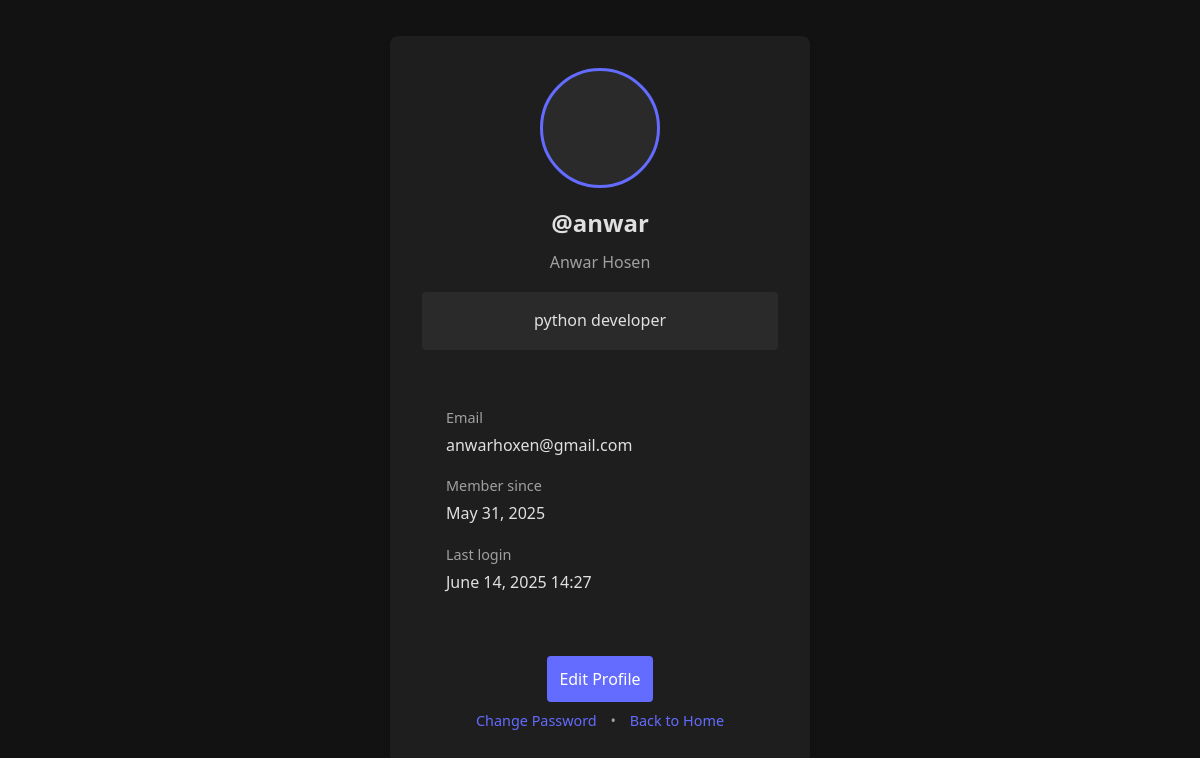
The app's page /user/profile/ (signed in) with its own data.
### user/models.py (models this page shows)
class User(AbstractUser):
    avatar = models.ImageField(upload_to='avatars/', null=True, blank=True)
    bio = models.CharField(max_length=200, null=True, blank=True)

### user/views.py (the view)
# urls.py: path('profile/', views.user_profile, name='profile'),
@login_required
def user_profile(request):
    return render(request, 'user/profile.html')

### user/templates/user/profile.html
{% extends 'user_base.html' %}
{% block user_content %}
<div class="auth-card">
    <div class="profile-header">
        {% if user.avatar %}
            <img src="{{ user.avatar.url }}" class="profile-avatar">
        {% else %}
            <div class="profile-avatar" style="background-color: var(--input-bg);"></div>
        {% endif %}
        <h1 class="profile-username">@{{ user.username }}</h1>
        {% if user.first_name or user.last_name %}
            <div class="profile-name">
                {{ user.first_name }} {{ user.last_name }}
            </div>
        {% endif %}
        {% if user.bio %}
            <div class="profile-bio">{{ user.bio }}</div>
        {% endif %}
    </div>
    <div class="profile-details">
        <div class="detail-item">
            <div class="detail-label">Email</div>
            <div class="detail-value">{{ user.email }}</div>
        </div>
        <div class="detail-item">
            <div class="detail-label">Member since</div>
            <div class="detail-value">{{ user.date_joined|date:"F j, Y" }}</div>
        </div>
        {% if user.last_login %}
            <div class="detail-item">
                <div class="detail-label">Last login</div>
                <div class="detail-value">{{ user.last_login|date:"F j, Y H:i" }}</div>
            </div>
        {% endif %}
    </div>
    <div class="auth-footer" style="margin-top: 2rem;">
        <a href="{% url 'update_profile' %}" class="auth-btn">Edit Profile</a>
        <div style="margin-top: 1rem;">
            <a href="{% url 'password_change' %}" class="auth-link">Change Password</a>
            <span style="margin: 0 10px;">•</span>
            <a href="{% url 'home' %}" class="auth-link">Back to Home</a>
        </div>
    </div>
</div>
{% endblock user_content %}

### user/static/user/css/auth_user_styles.css (style rules this page uses)
:root { --bg-color: #121212; --card-bg: #1e1e1e; --text-primary: #e0e0e0; --text-secondary: #a0a0a0; --primary: #646cff; --primary-hover: #535bf2; --error: #ff4d4d; --border: #333; --input-bg: #2a2a2a; }
* { box-sizing: border-box; margin: 0; padding: 0; }
body { background-color: var(--bg-color); color: var(--text-primary); font-family: 'Segoe UI', Tahoma, Geneva, Verdana, sans-serif; line-height: 1.6; display: flex; justify-content: center; align-items: center; min-height: 100vh; padding: 1rem; }
.auth-card { background-color: var(--card-bg); border-radius: 8px; box-shadow: 0 4px 6px rgba(0, 0, 0, 0.1); width: 100%; max-width: 420px; padding: 2rem; }
.auth-btn { width: 100%; padding: 0.75rem; background-color: var(--primary); color: white; border: none; border-radius: 4px; font-size: 1rem; font-weight: 500; cursor: pointer; margin-top: 0.5rem; }
.auth-footer { text-align: center; margin-top: 1.5rem; font-size: 0.9rem; color: var(--text-secondary); }
.auth-footer a { text-decoration: none; }
.auth-link { color: var(--primary); text-decoration: none; }
.profile-header { text-align: center; margin-bottom: 2rem; }
.profile-avatar { width: 120px; height: 120px; border-radius: 50%; object-fit: cover; border: 3px solid var(--primary); margin: 0 auto 1rem; }
.profile-username { font-size: 1.5rem; margin-bottom: 0.5rem; }
.profile-name { color: var(--text-secondary); margin-bottom: 1rem; }
.profile-bio { background-color: var(--input-bg); padding: 1rem; border-radius: 4px; margin-bottom: 1.5rem; line-height: 1.6; }
.profile-details { background-color: var(--card-bg); border-radius: 4px; padding: 1.5rem; }
.detail-item { margin-bottom: 1rem; }
.detail-label { color: var(--text-secondary); font-size: 0.9rem; margin-bottom: 0.25rem; }
.detail-value { font-size: 1rem; }

### records on screen
User: username "anwar", first_name "Anwar", last_name "Hosen", bio "python developer", email "anwarhoxen@gmail.com", date_joined "May 31, 2025", last_login "June 14, 2025 14:27"
